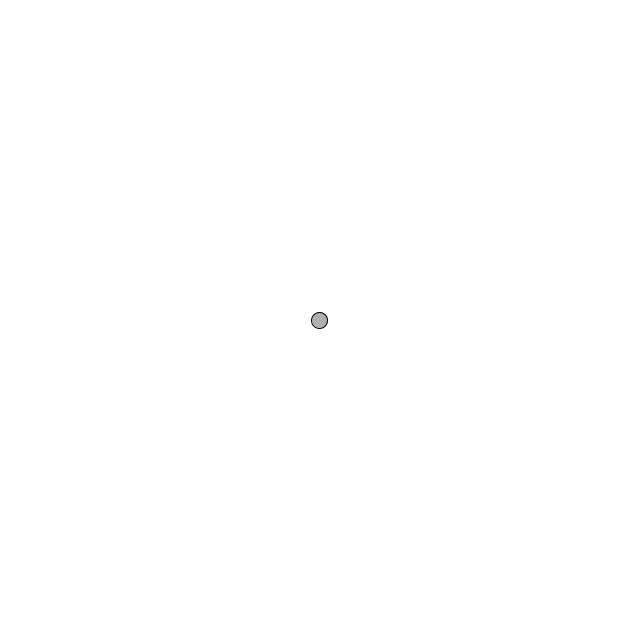
Frame 1 (no input)
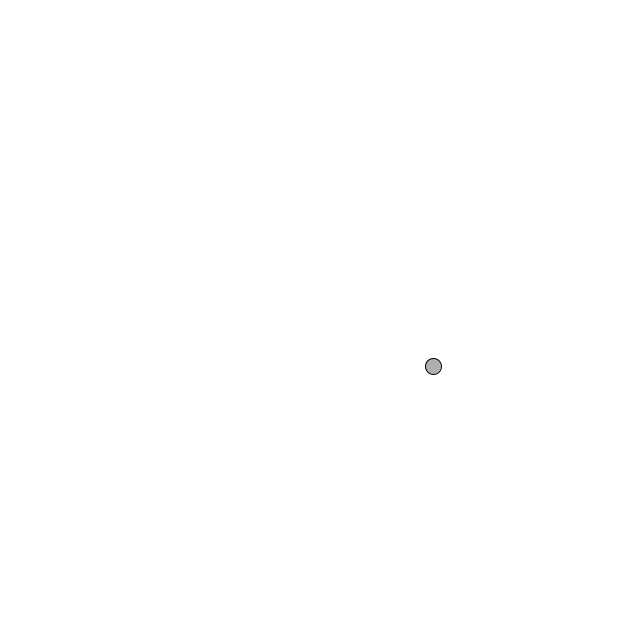
Frame 60 (the mouse pressed at the canvas centre just before this capture)
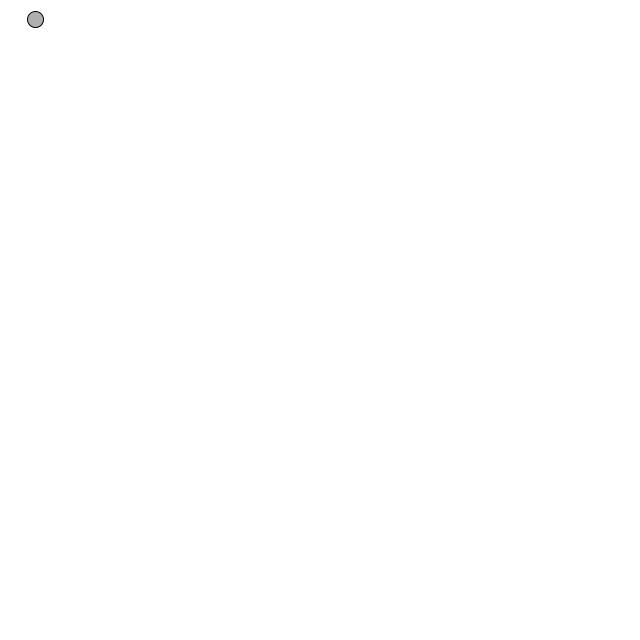
Frame 120 (the mouse held since frame 60 and released just before this capture)

The Processing sketch that drew these frames (run headless with seeded random() and noise(); from frame 60 on, the mouse is pressed at the canvas centre):

// Processing sketch: vector8_perlin
// ── vector8_perlin.pde
class PVector {
 float x;
 float y;
 
 PVector(float x_, float y_) {
   x = x_;
   y = y_;
 }
 void add(PVector v) {
   y = y + v.y;
   x = x + v.x;
 }
 void sub(PVector v) {
   y = y - v.y;
   x = x - v.x;
 }
 void mult(float n) {
  x = x * n;
  y = y * n;
 }
 void div(float n) {
  x = x / n;
  y = y / n;
 }
 void normalise(){
   float m = this.mag();
   if(m != 0){
     div(m);
   } 
 }
 void setX(float x2) {
   x = x2; 
 }
 float getX(){
   return x;
 }
 void setY(float y2) {
   y = y2;
 }
 float getY(){
   return y;
 }
 //non-void functions
 float mag() {
    return sqrt(x*x + y*y); 
 }
 void limit(float max){
   if(this.mag() > max){
     this.normalise();
     this.mult(max);
   }  
 }
 //motion 101
 //add velocity to location
 //draw object at location
}

class Mover {
  PVector location;  //vector representing location
  PVector velocity;  //vector representing velocity
  PVector acceleration; //vector representing acceleration
  //all a mover needs to do is move and be seen moving
  //constructor
  Mover() {
   location = new PVector(width/2,height/2);
   velocity = new PVector(0,0);
   acceleration = new PVector(-0.001,0.01);
  }
  void update() {
   velocity.add(acceleration);
   location.add(velocity);  //motion 101 
   velocity.limit(5);
  }
  void display() {
   stroke(0);
   fill(175);
   ellipse(location.x,location.y,16,16);  //circle representing the mover
  }
  void checkEdges() {
    if(location.x > width){
      location.x = 0;
    }else if (location.x < 0){
      location.x = width;
    }
    
    if (location.y > height) {
      location.y = 0;
    }else if(location.y < 0) {
      location.y = height;
    }
  }
}

//initialise mover
Mover mover;
void setup(){
  size(640,640);
  mover = new Mover();
}
float t = 0;  //variable for time
void draw(){
  //mover accelerating based on perlin logic
  background(255);
  float perlin = noise(t);
  //map the noise onto acceleration
  float m = map(perlin,0,1,-1,1.5);
  float mLocX = map(noise(mover.location.getX()),0,1,-20,20);
  float mLocY = map(noise(mover.location.getY()),0,1,-20,20);
  mover.update();
  mover.checkEdges();
  mover.display();
  mover.acceleration.mult(m);
  if(mover.acceleration.mag() == 0){
     mover.acceleration.setX(1);
     mover.acceleration.setY(1);
  }
  mover.location.setX(mover.location.getX() + mLocX);
  mover.location.setY(mover.location.getY() + mLocY);
  mover.update();
  t+= 0.5;
}
